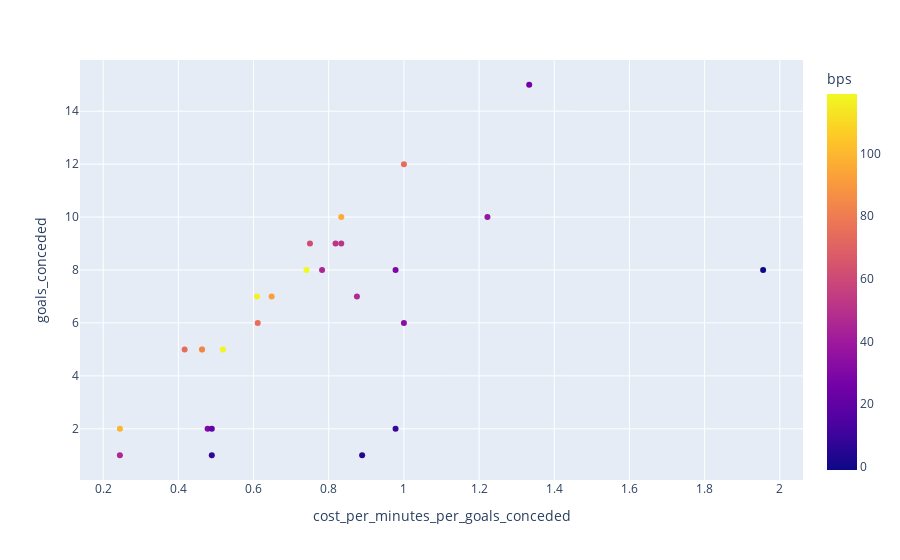

Notebook cell for this chart:
### Code cell
affordable_gks.plot.scatter(x="cost_per_minutes_per_goals_conceded", y="goals_conceded", hover_data=["first_name", "second_name", "goals_conceded"], color='bps')

### Figure 1 — Plotly figure (JSON) as saved in the notebook; plotly's stock layout.template omitted (floating-point values rounded to 4 significant figures)
{"data": [{"customdata": [["Alisson", "Ramses Becker"], ["Jason", "Steele"], ["Matz", "Sels"], ["Guglielmo", "Vicario"], ["Bernd", "Leno"], ["Norberto", "Murara Neto"], ["Alex", "McCarthy"], ["Mark", "Travers"], ["David", "Raya Martin"], ["Robert", "Sánchez"], ["Ederson", "Santana de Moraes"], ["Nick", "Pope"], ["André", "Onana"], ["Dean", "Henderson"], ["Arijanet", "Muric"], ["Alphonse", "Areola"], ["Emiliano", "Martínez Romero"], ["Mark", "Flekken"], ["Bart", "Verbruggen"], ["Łukasz", "Fabiański"], ["Sam", "Johnstone"], ["Christian", "Walton"], ["Kepa", "Arrizabalaga"], ["Mads", "Hermansen"], ["Aaron", "Ramsdale"], ["Jordan", "Pickford"], ["José", "Malheiro de Sá"]], "hovertemplate": "cost_per_minutes_per_goals_conceded=%{x}<br>goals_conceded=%{y}<br>first_name=%{customdata[0]}<br>second_name=%{customdata[1]}<br>bps=%{marker.color}<extra></extra>", "legendgroup": "", "marker": {"color": [99, 46, 74, 106, 83, 30, 21, 8, 118, 117, 75, 92, 119, 61, 45, 51, 51, 96, 47, 4, 29, 9, 33, 74, 37, 25, -1], "coloraxis": "coloraxis", "symbol": "circle"}, "mode": "markers", "name": "", "orientation": "v", "showlegend": false, "type": "scatter", "x": [0.2444, 0.2444, 0.4167, 0.463, 0.463, 0.4778, 0.4889, 0.4889, 0.5185, 0.6093, 0.6111, 0.6481, 0.7407, 0.75, 0.7822, 0.8182, 0.8333, 0.8333, 0.875, 0.8889, 0.9778, 0.9778, 1, 1, 1.222, 1.333, 1.956], "xaxis": "x", "y": [2, 1, 5, 5, 5, 2, 2, 1, 5, 7, 6, 7, 8, 9, 8, 9, 9, 10, 7, 1, 8, 2, 6, 12, 10, 15, 8], "yaxis": "y"}], "layout": {"coloraxis": {"colorbar": {"title": {"text": "bps"}}, "colorscale": [[0, "#0d0887"], [0.1111, "#46039f"], [0.2222, "#7201a8"], [0.3333, "#9c179e"], [0.4444, "#bd3786"], [0.5556, "#d8576b"], [0.6667, "#ed7953"], [0.7778, "#fb9f3a"], [0.8889, "#fdca26"], [1, "#f0f921"]]}, "legend": {"tracegroupgap": 0}, "margin": {"t": 60}, "xaxis": {"anchor": "y", "domain": [0, 1], "title": {"text": "cost_per_minutes_per_goals_conceded"}}, "yaxis": {"anchor": "x", "domain": [0, 1], "title": {"text": "goals_conceded"}}}}
